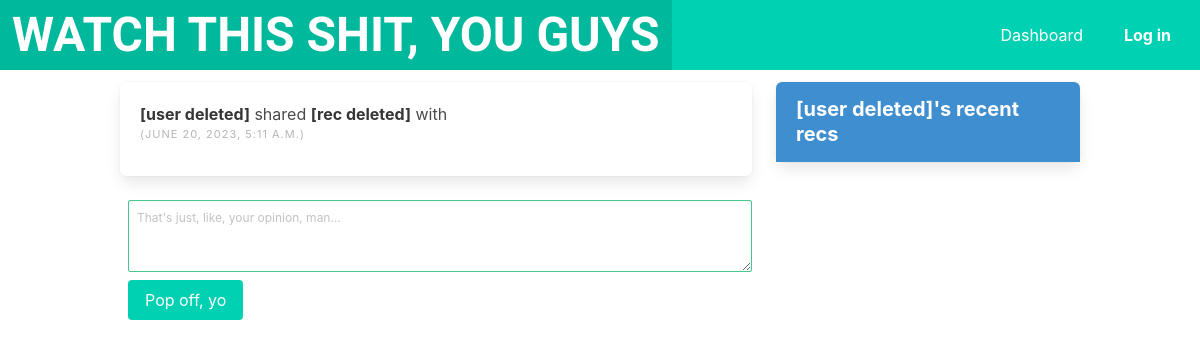
Page /recommendation/20/ on the earlier database version.
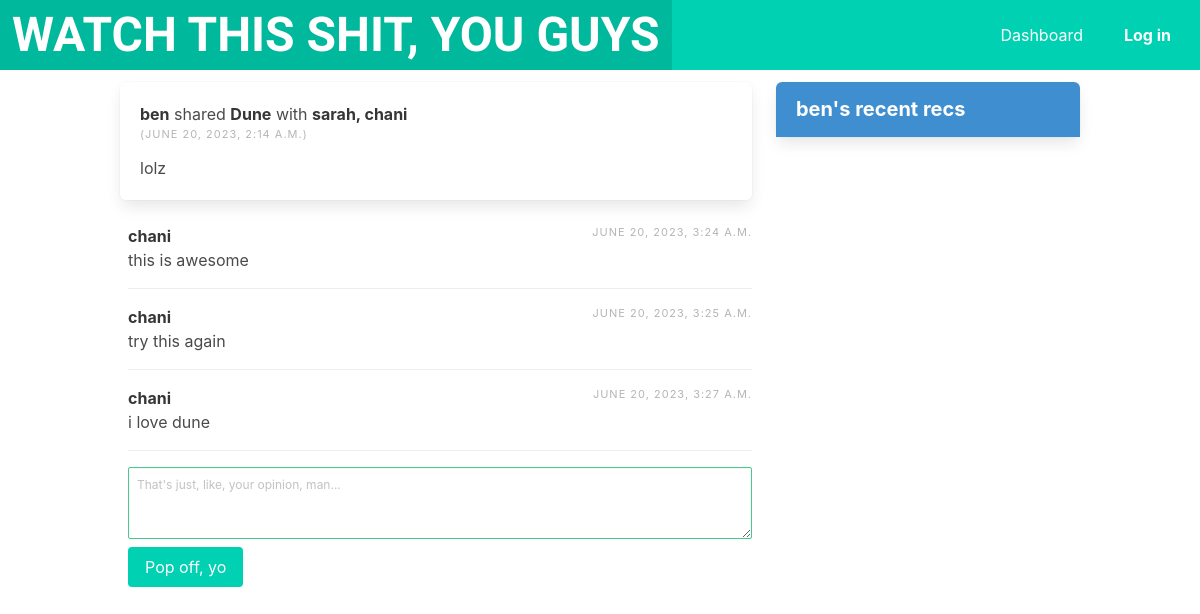
Same page on the later database version.
### watchthisshit/models.py (models this page shows, shortened)
class Recommendation(models.Model):
    user = models.ForeignKey(
        User, related_name="recs", on_delete=models.SET(get_user_if_deleted)
    )
    recipients = models.ManyToManyField(
        Profile, related_name="received_recs", symmetrical=False, blank=True
    )
    title = models.CharField(max_length=300)
    description = models.TextField(blank=True)
    media_type = models.ForeignKey(
        MediaType, on_delete=models.SET(get_media_type), default=get_media_type_id
    )
    genres = models.ManyToManyField(
        Genre, related_name="genres", symmetrical=False, blank=True
    )
    created_at = models.DateTimeField(auto_now_add=True)

class Profile(models.Model):
    user = models.OneToOneField(User, on_delete=models.CASCADE)
    description = models.CharField(max_length=256, blank=True)
    follows = models.ManyToManyField(
        'self',
        related_name='followed_by',
        symmetrical=False,
        blank=True,
    )
    def __str__(self):
        return self.user.username

class Comment(models.Model):
    recommendation = models.ForeignKey(
        Recommendation, related_name="comments", on_delete=models.SET(get_recommendation), default=get_recommendation_id
    )
    user = models.ForeignKey(
        Profile, on_delete=models.CASCADE, related_name="comments"
    )
    body = models.TextField()
    created_at = models.DateTimeField(auto_now_add=True)
    class Meta:
        ordering = ('created_at',)

### watchthisshit/views.py (the view)
# urls.py: path("recommendation/<int:pk>/", recommendation, name="recommendation"),
def recommendation(request, pk):
  rec = get_object_or_404(Recommendation, pk=pk)
  current_rec_id = rec.id
  recent_recs = rec.user.recs.all().exclude(pk=current_rec_id).order_by("-created_at")[:5]
  if request.method == "POST":
      form = CommentForm(request.POST)
      if form.is_valid():
          current_user_profile = request.user.profile
          comment = form.save(commit=False)
          comment.recommendation = rec
          comment.user = current_user_profile
          comment.save()
          return redirect("watchthisshit:recommendation", pk=rec.pk)
  else:
      form = CommentForm
  return render(request, "watchthisshit/recommendation.html", {
    "rec": rec,
    "recent_recs": recent_recs,
    "form": form,
  })

### watchthisshit/models.py (called while the page is built)
def get_user_if_deleted():
    return User.objects.get_or_create(username="[user deleted]")[0]

def get_media_type():
    return MediaType.objects.get_or_create(name="Media")[0]

def get_recommendation():
    dummy_user = get_user_if_deleted()
    dummy_media = get_media_type()
    return Recommendation.objects.get_or_create(title="[rec deleted]", media_type=dummy_media, user=dummy_user)[0]

def get_recommendation_id():
    return get_recommendation().id

### watchthisshit/templates/watchthisshit/recommendation.html (shortened to what this page needs)
{% extends 'base.html' %}
{% block content %}
<div class="column">
  <div class="box">
    <article class="level is-full-width is-mobile mb-2">
      <div class="level-left">
        <div class="level-item">
          <div>
            <p><strong>{{ rec.user.username }}</strong> shared <strong>{{ rec.title }}</strong> with <strong>{{ rec.recipients.all|join:", " }}</strong></p>
            <p class="heading is-small has-text-grey-light">({{ rec.created_at }})</p>
          </div>
        </div>
      </div>
    </article>
    <p>{{ rec.description }}</p>
  </div>
  {% for comment in rec.comments.all %}
  <article class="media ml-2">
    <div class="media-content">
      <div class="content">
        <p>
          <strong>{{ comment.user }}</strong>
          <br>
          {{ comment.body }}
        </p>
      </div>
    </div>
    <div class="media-right">
      <p class="heading is-small has-text-grey-light">{{ comment.created_at }}</p>
    </div>
  </article>
  {% endfor %}
  <article id="newComment" class="media ml-2">
    <div class="media-content">
      <form method="POST">
        {{ form.as_p }}
        <div class="field">
          <p class="control">
            <button class="button is-primary" type="submit">Pop off, yo</button>
          </p>
        </div>
      </form>
    </div>
  </article>
</div>
<div class="column is-one-third">
  <div class="block">
    <article class="panel is-info">
      <p class="panel-heading">{{ rec.user.username }}'s recent recs</p>
    </article>
  </div>
</div>
{% endblock content %}

### watchthisshit/templates/base.html (shortened to what this page needs)
<!DOCTYPE html>
<html>
  <head>
    <link rel="stylesheet" href="https://cdn.jsdelivr.net/npm/bulma@0.9.3/css/bulma.min.css">
  </head>
  <body>
    <nav class="navbar is-primary" role="navigation" aria-label="main navigation">
      <div class="navbar-brand">
        <a class="navbar-item" href="{% url 'watchthisshit:dashboard' %}">
          <h1 class="title is-1" id="main-title">WATCH THIS SHIT, YOU GUYS</h1>
        </a>
      </div>
      <div id="mainNavBar" class="navbar-menu">
        <div class="navbar-end">
          <a class="navbar-item" href="{% url 'watchthisshit:dashboard' %}">
            Dashboard
          </a>
          {% if user.is_authenticated %}
          <div class="navbar-item has-dropdown is-hoverable">
            <a class="navbar-link">
              Profiles
            </a>
            <div class="navbar-dropdown">
              <a class="navbar-item" href="{% url 'watchthisshit:profile' request.user.profile.id %}">
                My Profile
              </a>
              <a class="navbar-item" href="{% url 'watchthisshit:profile_list' %}">
                All Profiles
              </a>
            </div>
          </div>
          <div class="navbar-item">
            <div class="buttons">
              <a class="button is-primary">
                <strong>Add a Rec</strong>
              </a>
              <a class="button is-light" href="{% url 'logout' %}">
                Log out
              </a>
            </div>
          </div>
          {% else %}
          <div class="navbar-item">
            <div class="buttons">
              <a class="button is-primary" href="{% url 'login' %}">
                <strong>Log in</strong>
              </a>
            </div>
          </div>
          {% endif %}
        </div>
      </div>
    </nav>
    <div class="container">
      <div class="columns mt-0">
        {% block content %}
        {% endblock %}
      </div>
    </div>
  </body>
</html>

### watchthisshit/templates/base.html (style rules this page uses)
#main-title { font-family: 'Pompiere', sans-serif; color: white; }

Differences in the rows shown:
shown differently, row unchanged: Recommendation: user.username "[user deleted]" → "ben"; title "[rec deleted]" → "Dune"; recipients.all (not shown) → "sarah, chani"; created_at "JUNE 20, 2023, 5:11 A.M." → "JUNE 20, 2023, 2:14 A.M."; description (not shown) → "lolz"
added Comment: user "chani", body "this is awesome", created_at "JUNE 20, 2023, 3:24 A.M."
added Comment: user "chani", body "try this again", created_at "JUNE 20, 2023, 3:25 A.M."
added Comment: user "chani", body "i love dune", created_at "JUNE 20, 2023, 3:27 A.M."
